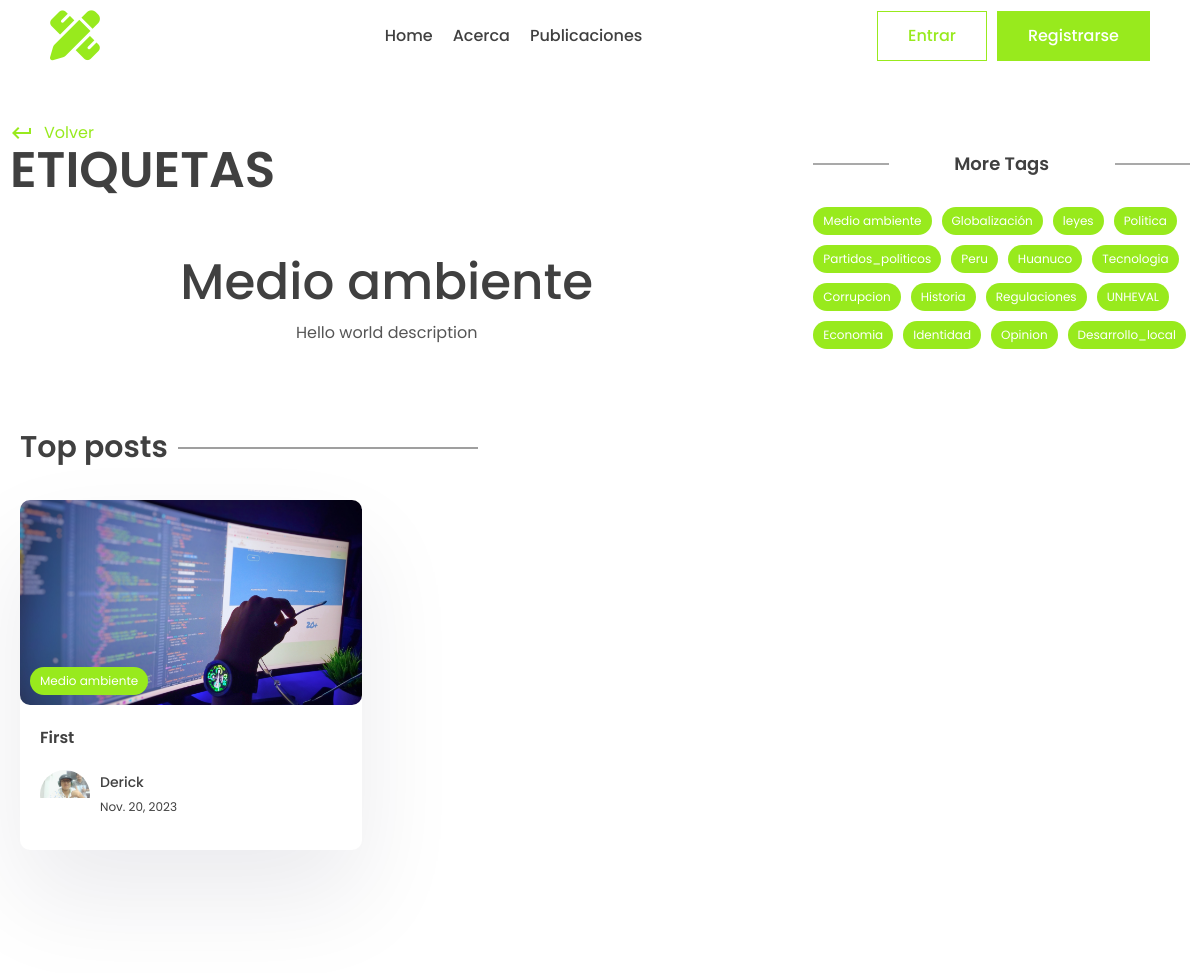
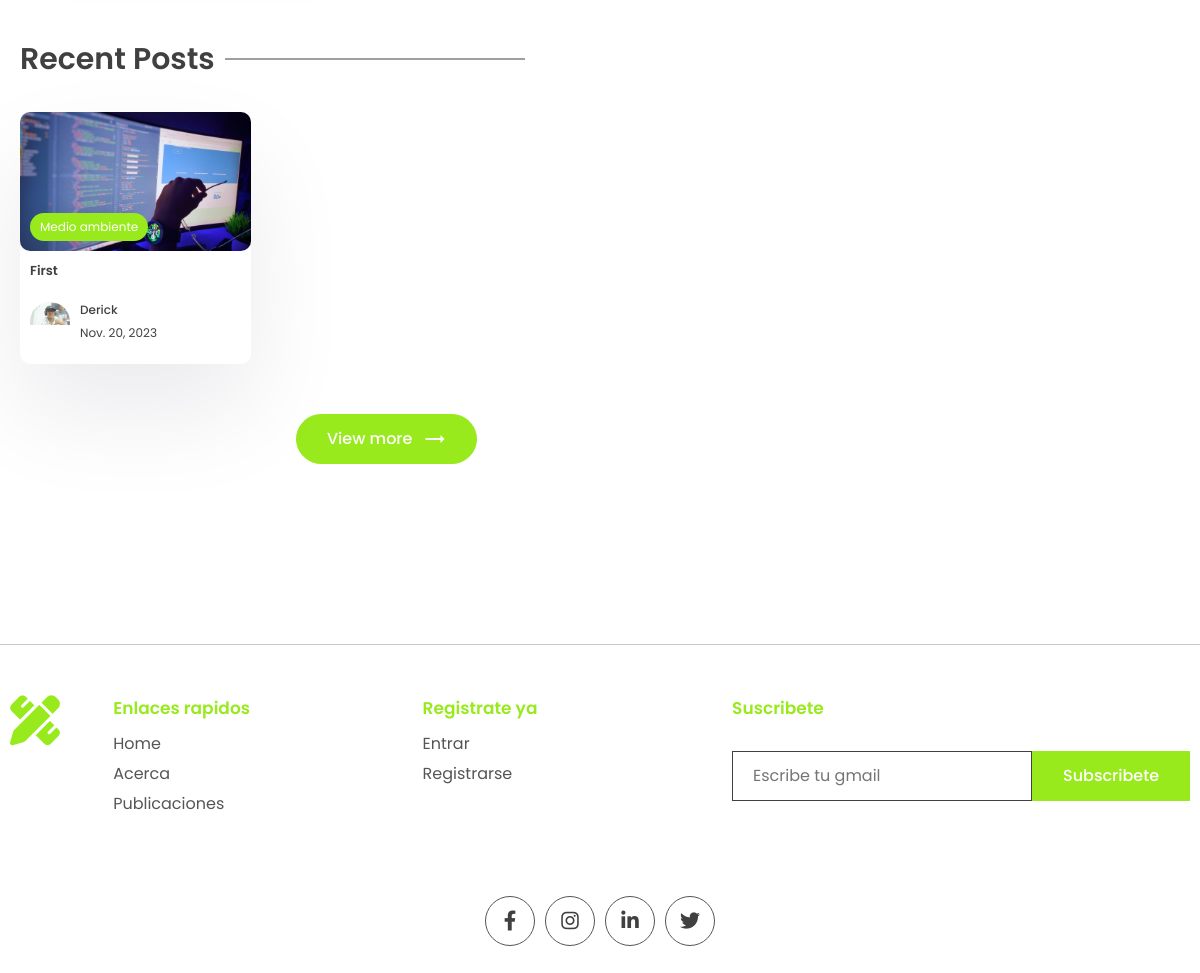
Screenshot of /tag/medio_ambiente with the database file from the repository (2 pictures, top to bottom).
### app/models.py (models this page shows, shortened)
class Tag(models.Model):
    name = models.CharField(max_length=100)
    description = RichTextField()
    slug = models.SlugField(max_length=200, unique=True)
    class Meta:
        verbose_name_plural ='Etiquetas'

class Post(models.Model):
    title =  models.CharField(max_length=200, verbose_name="Titulo")
    content = RichTextField(null=True)
    last_updated = models.DateTimeField(auto_now=True, verbose_name="Ultima actualizacion")
    slug = models.SlugField(max_length=200, unique=True)
    image = models.ImageField(null=True, blank=True, upload_to="images/")
    tags = models.ManyToManyField(Tag, blank=True, related_name='post')
    view_count=models.IntegerField(null=True, blank=True)
    is_featured = models.BooleanField(default=False)
    author = models.ForeignKey(User, on_delete=models.CASCADE, null=True, blank=True)
    bookmarks = models.ManyToManyField(User, related_name="bookmarks", default=None, blank=True)
    likes = models.ManyToManyField(User, related_name="post_like", default=None, blank=True)
    class Meta:
        verbose_name_plural ='Publicaciones'

class Profile(models.Model):
    user = models.OneToOneField(User, on_delete=models.CASCADE)
    profile_image = models.ImageField(null=True, blank=True, upload_to="images/")
    slug = models.SlugField(max_length=200, unique=True)
    bio = RichTextField()
    class Meta:
        verbose_name_plural ='Perfiles'

### app/views.py (the view)
# urls.py: path('tag/<slug:slug>',views.tag_page,name='tag_page'),
def tag_page(request, slug):
    tag = Tag.objects.get(slug=slug)
    top_posts = Post.objects.filter(tags__in=[tag.id]).order_by('-view_count')[0:2]
    recent_posts = Post.objects.filter(tags__in=[tag.id]).order_by('-last_updated')[0:2]
    tags = Tag.objects.all()
    context={'tag':tag,'top_posts':top_posts, 'recent_posts':recent_posts, 'tags':tags}
    return render(request, 'app/tag.html', context)

### app/templates/app/tag.html (shortened to what this page needs)
{% extends 'base.html' %}
{% block content %}
      <div class="container">
        <div class="layout">
          <div class="left">
            <div class="page-top">
              <div class="top flex">
                <div class="page-name">
                  <a href="{% url 'index' %}" class="learn">
                    <span class="material-icons"> keyboard_return </span> Volver
                  </a>
                  <h1>Etiquetas</h1>
                </div>
              </div>
            </div>
            <center>
              <div class="typo">
                <h1 class="title">{{tag.name}}</h1>
                <p>
                  {{tag.description}}
                </p>
              </div>
            </center>
            <section class="sp">
              <div class="container">
                <h1 class="sec-title">Top posts</h1>
                <div class="grid-2 blog">
                {% for post in top_posts %}
                  <a href="{% url 'post_page' post.slug %}">
                    <div class="card">
                      <div class="post-img">
                        <img src="{{post.image.url}}" alt="" />
                        <div class="tag">{{post.tags.all.0.name}}</div>
                      </div>
                      <div class="card-content">
                        <h3>
                          {{post.title}}
                        </h3>
                        <div class="author">
                          <div class="profile-pic">
                            <img src="{{post.author.profile.profile_image.url}}" alt="" />
                          </div>
                          <div class="details">
                            <p>{{post.author.first_name}}</p>
                            <small>{{post.last_updated|date}}</small>
                          </div>
                        </div>
                      </div>
                    </div>
                  </a>
                  {% empty %}
                  <p>Nothing to show here</p>
                {% endfor %}
                </div>
              </div>
            </section>
            <section class="sp">
              <div class="container">
                <h1 class="sec-title">Recent Posts</h1>
                <div class="grid-3 blog-grid">
                {% for post in recent_posts %}
                  <a href="{% url 'post_page' post.slug %}">
                    <div class="card">
                      <div class="post-img">
                        <img src="{{post.image.url}}" alt="" />
                        <div class="tag">{{post.tags.all.0.name}}</div>
                      </div>
                      <div class="card-content">
                        <h3>
                          {{post.title}}
                        </h3>
                        <div class="author">
                            <div class="profile-pic">
                              <img src="{{post.author.profile.profile_image.url}}" alt="" />
                            </div>
                            <div class="details">
                              <p>{{post.author.first_name}}</p>
                              <small>{{post.last_updated|date}}</small>
                            </div>
                          </div>
                      </div>
                    </div>
                  </a>
                  {% empty %}
                  <p>Nothing to show here</p>
                {% endfor %}
                </div>
                <center>
                  <button class="btn btn-primary rounded view">
                    View more
                    <span class="material-icons"> trending_flat </span>
                  </button>
                </center>
              </div>
            </section>
          </div>
          <div class="right">
            <div class="block">
              <h2 class="title2">More Tags</h2>
              <div class="blog-tags">
                {% for tag in tags %}
                <a href="{% url 'tag_page' tag.slug %}" class="tag">{{tag.name}}</a>
                {% endfor %}
              </div>
            </div>
          </div>
        </div>
      </div>
{% endblock content %}

### app/static/app/style.css (style rules this page uses)
* { margin: 0; padding: 0; box-sizing: border-box; text-decoration: none; border: none; outline: none; list-style: none; font-family: "Poppins", sans-serif; color: var(--black); }
:root { --red: #98ea1d; --black: #404040; --des: #555555; --shadow: #ffffff1a 0px 1px 1px 0px inset, #32325d40 0px 50px 100px -20px, #0000004d 0px 30px 60px -30px; --shadow2: rgba(17, 12, 46, 0.084) 0px 48px 100px 0px; }
html { font-size: 62.5%; }
[class*="grid"] { display: grid; }
img { width: 100%; }
.container { max-width: 1220px; margin: auto; padding: 0 10px; }
p, a { font-size: 1.6rem; color: var(--des); }
.btn { cursor: pointer; height: 5rem; padding: 0 3rem; font-size: 1.6rem; font-weight: 500; border: 1px solid var(--red); display: flex; align-items: center; justify-content: center; gap: 1rem; }
.btn span { color: white; }
.btn-primary { background: var(--red); color: white; }
.rounded { border-radius: 5rem; }
.typo { width: 50%; margin-top: 5rem; }
.title { font-size: 5rem; font-weight: 500; }
.sp { padding: 8rem 0; }
.grid-2 { grid-template-columns: 1.3fr 1fr; align-items: center; }
.post-img { height: 40rem; width: 100%; overflow: hidden; border-radius: 1rem; }
.post-img img { height: 100%; object-fit: cover; object-position: center; }
.learn { display: flex; align-items: center; gap: 1rem; color: var(--red); margin-top: 2rem; }
.learn span { color: var(--red); }
.sec-title { font-size: 3rem; font-weight: 600; position: relative; width: fit-content; margin-bottom: 3rem; }
.sec-title::after { content: ""; position: absolute; right: -31rem; height: 1px; width: 30rem; background: var(--black); top: 50%; transform: translateY(-50%); }
.grid-3 { grid-template-columns: repeat(3, 1fr); gap: 5rem; }
.card { background: white; box-shadow: var(--shadow2); border-radius: 1rem; cursor: pointer; transition: 0.3s; }
.post-img { position: relative; }
.tag { position: absolute; bottom: 1rem; left: 1rem; background: var(--red); color: white; border-radius: 5rem; padding: 0.5rem 1rem; font-size: 1.2rem; }
.card-content { padding: 2rem; padding-bottom: 3rem; }
.card h3 { font-size: 1.6rem; font-weight: 600; }
.card .post-img { width: 100%; height: unset; aspect-ratio: 1/0.6; }
.author { display: flex; align-items: center; gap: 1rem; margin-top: 2rem; }
.profile-pic { width: 5rem; aspect-ratio: 1/1; border-radius: 50%; overflow: hidden; }
.author p { color: var(--black); font-weight: 500; font-size: 1.4rem; }
.author small { color: var(--black); font-size: 1.2rem; }
.view { margin-top: 5rem; }
.layout { display: flex; gap: 5rem; }
.left { width: 100%; height: 100%; }
.right { position: sticky; top: 70px; height: 100%; width: 50%; }
.page-name h1 { font-size: 5rem; text-transform: uppercase; font-weight: 600; line-height: 5rem; }
.flex { display: flex; align-items: flex-end; justify-content: space-between; }
.left .typo { width: 100%; }
.blog { grid-template-columns: 1fr 1fr; gap: 5rem; }
.title2 { position: relative; font-size: 1.8rem; text-align: center; font-weight: 600; margin-bottom: 3rem; }
.title2::before { content: ""; position: absolute; height: 1px; width: 20%; background: var(--des); left: 0; top: 50%; transform: translateY(-50%); }
.title2::after { content: ""; position: absolute; height: 1px; width: 20%; background: var(--des); right: 0; top: 50%; transform: translateY(-50%); }
.blog-grid { gap: 2rem; }
.blog-grid .card-content { padding: 1rem; padding-bottom: 2rem; }
.blog-grid .card h3 { font-size: 1.3rem; font-weight: 600; }
.blog-grid .profile-pic { width: 4rem; }
.blog-grid .author p { font-size: 1.2rem; }
.block { margin-top: 5rem; }
.blog-tags .tag { position: unset; width: fit-content; }
.blog-tags { display: flex; align-items: ce8nter; flex-wrap: wrap; gap: 1rem; margin-top: 3rem; }

### rows the page displays
Tag: name "Medio ambiente", description "Hello world description"
Post: image (picture), tags.all.0.name "Medio ambiente", title "First", author.profile.profile_image (picture), author.first_name "Derick", last_updated "Nov. 20, 2023"
Tag: name "Globalización"
Tag: name "leyes"
Tag: name "Politica"
Tag: name "Partidos_politicos"
Tag: name "Peru"
Tag: name "Huanuco"
Tag: name "Tecnologia"
Tag: name "Corrupcion"
Tag: name "Historia"
Tag: name "Regulaciones"
Tag: name "UNHEVAL"
Tag: name "Economia"
Tag: name "Identidad"
Tag: name "Opinion"
Tag: name "Desarrollo_local"
